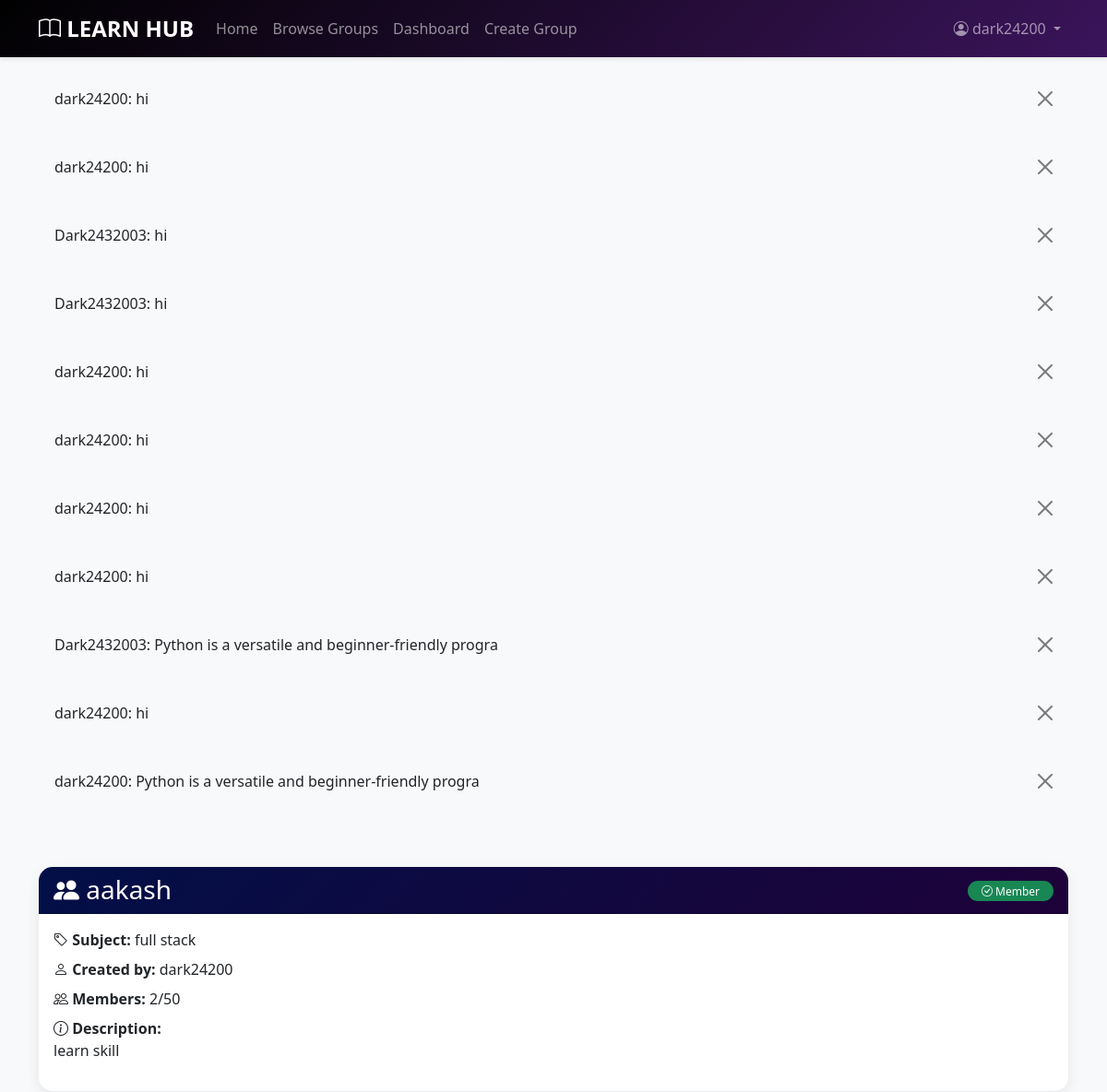
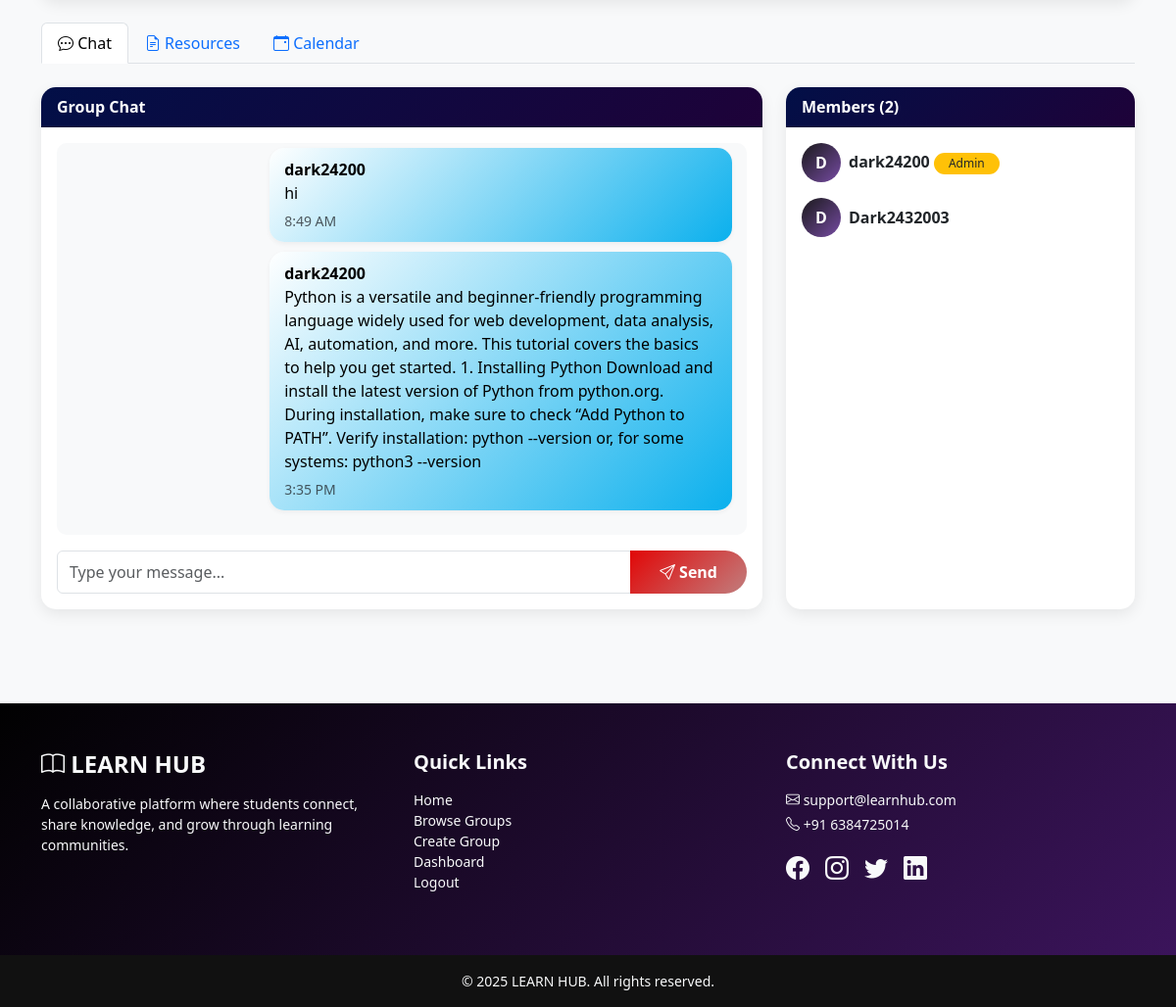
Screenshot of /group/1/ (signed in) with the database file from the repository (2 pictures, top to bottom).
### groups/models.py (models this page shows, shortened)
class Message(models.Model):
    study_group = models.ForeignKey(StudyGroup, on_delete=models.CASCADE, related_name='messages')
    sender = models.ForeignKey(User, on_delete=models.CASCADE)
    content = models.TextField()
    sent_at = models.DateTimeField(auto_now_add=True)
    def __str__(self):
        return f"{self.sender.username}: {self.content[:50]}"
    class Meta:
        ordering = ['sent_at']

class StudyGroup(models.Model):
    name = models.CharField(max_length=200)
    subject = models.CharField(max_length=100)
    description = models.TextField()
    created_by = models.ForeignKey(User, on_delete=models.CASCADE, related_name='created_groups')
    members = models.ManyToManyField(User, related_name='joined_groups', blank=True)
    created_at = models.DateTimeField(auto_now_add=True)
    max_members = models.IntegerField(default=50)
    is_private = models.BooleanField(default=False)
    class Meta:
        ordering = ['-created_at']

### groups/views.py (the view)
# urls.py: path('group/<int:pk>/', views.group_detail, name='group_detail'),
@login_required
def group_detail(request, pk):
    group = get_object_or_404(StudyGroup, pk=pk)
    is_member = request.user in group.members.all()
    if not is_member and group.is_private:
        messages.error(request, 'This is a private group.')
        return redirect('browse_groups')
    resources = group.resources.all()
    chat_messages = group.messages.all().order_by('sent_at')[:50]
    upcoming_sessions = group.sessions.filter(scheduled_time__gte=timezone.now())
    message_form = MessageForm()
    resource_form = ResourceForm()
    session_form = StudySessionForm()
    return render(request, 'groups/group_detail.html', {
        'group': group,
        'is_member': is_member,
        'resources': resources,
        'messages': chat_messages,
        'upcoming_sessions': upcoming_sessions,
        'message_form': message_form,
        'resource_form': resource_form,
        'session_form': session_form,
    })

### groups/forms.py
class MessageForm(forms.ModelForm):
    class Meta:
        model = Message
        fields = ['content']
        widgets = {
            'content': forms.Textarea(attrs={'class': 'form-control', 'rows': 2, 'placeholder': 'Type your message...'}),
        }

class ResourceForm(forms.ModelForm):
    class Meta:
        model = Resource
        fields = ['title', 'resource_type', 'description', 'file', 'link']
        widgets = {
            'title': forms.TextInput(attrs={'class': 'form-control'}),
            'resource_type': forms.Select(attrs={'class': 'form-control'}),
            'description': forms.Textarea(attrs={'class': 'form-control', 'rows': 3}),
            'file': forms.FileInput(attrs={'class': 'form-control'}),
            'link': forms.URLInput(attrs={'class': 'form-control'}),
        }

### groups/templates/groups/group_detail.html (shortened to what this page needs)
{% extends 'base.html' %}
{% block content %}
<div class="container my-5">
    <div class="row">
        <div class="col-12 mb-4">
            <div class="card">
                <div class="card-header d-flex justify-content-between align-items-center">
                    <h3 class="mb-0"><i class="bi bi-people-fill"></i> {{ group.name }}</h3>
                    <div>
                        {% if not is_member %}
                        <a href="{% url 'join_group' group.pk %}" class="btn btn-light">
                            <i class="bi bi-person-plus"></i> Join Group
                        </a>
                        {% else %}
                        <span class="badge bg-success"><i class="bi bi-check-circle"></i> Member</span>
                        {% endif %}
                    </div>
                </div>
                <div class="card-body">
                    <p class="mb-2"><strong><i class="bi bi-tag"></i> Subject:</strong> {{ group.subject }}</p>
                    <p class="mb-2"><strong><i class="bi bi-person"></i> Created by:</strong> {{ group.created_by.username }}</p>
                    <p class="mb-2"><strong><i class="bi bi-people"></i> Members:</strong> {{ group.members.count }}/{{ group.max_members }}</p>
                    <p class="mb-0"><strong><i class="bi bi-info-circle"></i> Description:</strong></p>
                    <p>{{ group.description }}</p>
                </div>
            </div>
        </div>
    </div>
    {% if is_member %}
    <ul class="nav nav-tabs mb-4" role="tablist">
        <li class="nav-item">
            <a class="nav-link active" data-bs-toggle="tab" href="#chat"><i class="bi bi-chat-dots"></i> Chat</a>
        </li>
        <li class="nav-item">
            <a class="nav-link" data-bs-toggle="tab" href="#resources"><i class="bi bi-file-earmark-text"></i> Resources</a>
        </li>
        <li class="nav-item">
            <a class="nav-link" data-bs-toggle="tab" href="#calendar"><i class="bi bi-calendar-event"></i> Calendar</a>
        </li>
    </ul>
    <div class="tab-content">
        <div id="chat" class="tab-pane fade show active">
            <div class="row">
                <div class="col-lg-8">
                    <div class="card">
                        <div class="card-header">Group Chat</div>
                        <div class="card-body">
                            <div class="chat-container" id="chatContainer">
                                {% for msg in messages %}
                                <div class="message-bubble {% if msg.sender == user %}own-message{% endif %}" data-sent-at="{{ msg.sent_at|date:'c' }}">
                                    <strong>{{ msg.sender.username }}</strong>
                                    <p class="mb-1">{{ msg.content }}</p>
                                    <small class="text-muted">{{ msg.sent_at|date:"g:i A" }}</small>
                                </div>
                                {% endfor %}
                            </div>
                            <form id="messageForm" class="mt-3">
                                <div class="input-group">
                                    <input type="text" class="form-control" id="messageInput" placeholder="Type your message..." required>
                                    <button class="btn btn-primary" type="submit">
                                        <i class="bi bi-send"></i> Send
                                    </button>
                                </div>
                            </form>
                        </div>
                    </div>
                </div>
                <div class="col-lg-4">
                    <div class="card">
                        <div class="card-header">Members ({{ group.members.count }})</div>
                        <div class="card-body">
                            {% for member in group.members.all %}
                            <div class="d-flex align-items-center mb-3">
                                <div class="member-avatar me-2">{{ member.username|first|upper }}</div>
                                <div>
                                    <strong>{{ member.username }}</strong>
                                    {% if member == group.created_by %}
                                    <span class="badge bg-warning text-dark">Admin</span>
                                    {% endif %}
                                </div>
                            </div>
                            {% endfor %}
                        </div>
                    </div>
                </div>
            </div>
        </div>
    </div>
    {% else %}
    <div class="alert alert-info"><i class="bi bi-info-circle"></i> Join to access chat and resources.</div>
    {% endif %}
</div>
{% endblock %}

### groups/templates/base.html (shortened to what this page needs)
<!DOCTYPE html>
<html lang="en">
<head>
    <link href="https://cdnjs.cloudflare.com/ajax/libs/bootstrap/5.3.2/css/bootstrap.min.css" rel="stylesheet">
    <link href="https://cdnjs.cloudflare.com/ajax/libs/bootstrap-icons/1.11.1/font/bootstrap-icons.min.css" rel="stylesheet">
</head>
<body>
    <nav class="navbar navbar-expand-lg navbar-dark">
        <div class="container">
            <a class="navbar-brand" href="{% url 'home' %}">
                <i class="bi bi-book"></i> LEARN HUB
            </a>
<div class="collapse navbar-collapse" id="navbarNav">
    <ul class="navbar-nav me-auto">
        <li class="nav-item">
            <a class="nav-link" href="{% url 'home' %}">Home</a>
        </li>
        <li class="nav-item">
            <a class="nav-link" href="{% url 'browse_groups' %}">Browse Groups</a>
        </li>
        {% if user.is_authenticated %}
        <li class="nav-item">
            <a class="nav-link" href="{% url 'dashboard' %}">Dashboard</a>
        </li>
        <li class="nav-item">
            <a class="nav-link" href="{% url 'create_group' %}">Create Group</a>
        </li>
        {% endif %}
    </ul>
    <ul class="navbar-nav ms-auto">
        {% if user.is_authenticated %}
        <li class="nav-item dropdown">
            <a class="nav-link dropdown-toggle" href="#" role="button" data-bs-toggle="dropdown">
                <i class="bi bi-person-circle"></i> {{ user.username }}
            </a>
        </li>
        {% else %}
        <li class="nav-item">
            <a class="nav-link" href="{% url 'login' %}">Login</a>
        </li>
        {% endif %}
    </ul>
</div>
        </div>
    </nav>
    {% if messages %}
    <div class="container mt-3">
        {% for message in messages %}
        <div class="alert alert-{{ message.tags }} alert-dismissible fade show" role="alert">
            {{ message }}
            <button type="button" class="btn-close" data-bs-dismiss="alert"></button>
        </div>
        {% endfor %}
    </div>
    {% endif %}
    <main>
        {% block content %}{% endblock %}
    </main>
<footer class="footer mt-5 text-light">
    <div class="footer-top py-5" style="
        background: linear-gradient(135deg, #010101 0%, #3b145b 100%);
    ">
        <div class="container">
            <div class="row gy-4">
                <div class="col-md-4">
                    <h4 class="fw-bold"><i class="bi bi-book"></i> LEARN HUB</h4>
                    <p class="small mt-3">
                        A collaborative platform where students connect, share knowledge,
                        and grow through learning communities.
                    </p>
                </div>
                <div class="col-md-4">
                    <h5 class="fw-semibold mb-3">Quick Links</h5>
                    <ul class="list-unstyled small">
                        <li><a href="{% url 'home' %}" class="text-light text-decoration-none">Home</a></li>
                        <li><a href="{% url 'browse_groups' %}" class="text-light text-decoration-none">Browse Groups</a></li>
                        <li><a href="{% url 'create_group' %}" class="text-light text-decoration-none">Create Group</a></li>
                        {% if user.is_authenticated %}
                        <li><a href="{% url 'dashboard' %}" class="text-light text-decoration-none">Dashboard</a></li>
                        <li><a href="{% url 'logout' %}" class="text-light text-decoration-none">Logout</a></li>
                        {% else %}
                        <li><a href="{% url 'login' %}" class="text-light text-decoration-none">Login</a></li>
                        {% endif %}
                    </ul>
                </div>
                <div class="col-md-4">
                    <h5 class="fw-semibold mb-3">Connect With Us</h5>
                    <p class="small mb-1"><i class="bi bi-envelope"></i> support@learnhub.com</p>
                    <p class="small mb-3"><i class="bi bi-telephone"></i> +91 6384725014</p>
                    <div class="d-flex gap-3 fs-4">
                        <a href="#" class="text-light"><i class="bi bi-facebook"></i></a>
                        <a href="#" class="text-light"><i class="bi bi-instagram"></i></a>
                        <a href="#" class="text-light"><i class="bi bi-twitter"></i></a>
                        <a href="#" class="text-light"><i class="bi bi-linkedin"></i></a>
                    </div>
                </div>
            </div>
        </div>
    </div>
    <div class="footer-bottom py-3" style="background-color: #111;">
        <div class="container text-center small">
            &copy; 2025 LEARN HUB. All rights reserved.
        </div>
    </div>
</footer>
</body>
</html>

### groups/templates/base.html (style rules this page uses)
:root { --primary-color: #4a5fc1; --secondary-color: #6c757d; --success-color: #28a745; --info-color: #17a2b8; --warning-color: #ffc107; --danger-color: #dc3545; }
body { font-family: 'Segoe UI', Tahoma, Geneva, Verdana, sans-serif; background-color: #f8f9fa; min-height: 100vh; display: flex; flex-direction: column; }
.navbar { background: linear-gradient(135deg, #010101 0%, #3b145b 100%); box-shadow: 0 2px 4px rgba(0,0,0,.1); }
.navbar-brand { font-weight: 700; font-size: 1.5rem; }
.card { border: none; border-radius: 15px; box-shadow: 0 5px 15px rgba(0,0,0,.08); transition: transform 0.3s ease, box-shadow 0.3s ease; height: 100%; }
.card-header { background: linear-gradient(135deg, #020f47 0%, #1e0239 100%); color: white; border-radius: 15px 15px 0 0 !important; font-weight: 600; }
.btn-primary { background: linear-gradient(135deg, #e10707 0%, #c17e7e 100%); border: none; border-radius: 25px; padding: 10px 30px; font-weight: 600; transition: all 0.3s ease; }
.badge { border-radius: 20px; padding: 5px 15px; font-weight: 500; }
.chat-container { height: 400px; overflow-y: auto; background-color: #f8f9fa; border-radius: 10px; padding: 15px; }
.message-bubble { background: linear-gradient(135deg, #ffffff 0%, #f8f8f8 100%); border-radius: 15px; padding: 10px 15px; margin-bottom: 10px; margin-left: auto; margin-right: 0; max-width: 70%; box-shadow: 0 2px 5px rgba(0,0,0,.05); }
.message-bubble.own-message { background: linear-gradient(135deg, #ffffff 0%, #0bb0ed 100%); color: rgb(0, 0, 0); margin-left: auto; margin-right: 0; max-width: 70%; }
.member-avatar { width: 40px; height: 40px; border-radius: 50%; background: linear-gradient(135deg, #19191a 0%, #764ba2 100%); display: flex; align-items: center; justify-content: center; color: white; font-weight: 600; }

### rows the page displays
Message: sender+content "dark24200: hi"
Message: sender+content "dark24200: hi"
Message: sender+content "Dark2432003: hi"
Message: sender+content "Dark2432003: hi"
Message: sender+content "dark24200: hi"
Message: sender+content "dark24200: hi"
Message: sender+content "dark24200: hi"
Message: sender+content "dark24200: hi"
Message: sender+content "Dark2432003: Python is a versatile and beginner-friendly progra"
Message: sender+content "dark24200: hi", sender.username "dark24200", content "hi", sent_at "8:49 AM"
Message: sender+content "dark24200: Python is a versatile and beginner-friendly progra", sender.username "dark24200", content "Python is a versatile and beginner-friendly programming language widely used for web development, data analysis, AI, automation, and more. This tutorial covers the basics to help you get started. 1. Installing Python Download and install the latest version of Python from python.org. During installation, make sure to check “Add Python to PATH”. Verify installation: python --version or, for some systems: python3 --version", sent_at "3:35 PM"
StudyGroup: name "aakash", subject "full stack", created_by.username "dark24200", members.count "2", max_members "50", description "learn skill"

### other values shown
{{ user.username }} "dark24200"
{{ member.username|first|upper }} "D"
{{ member.username }} "dark24200"
{{ member.username }} "Dark2432003"
